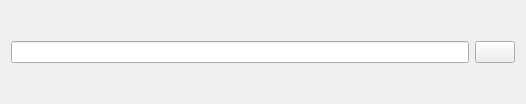
<?xml version="1.0" encoding="UTF-8"?>
<ui version="4.0">
 <class>TodoList::TodoEntry</class>
 <widget class="QWidget" name="TodoList::TodoEntry">
  <property name="geometry">
   <rect>
    <x>0</x>
    <y>0</y>
    <width>526</width>
    <height>104</height>
   </rect>
  </property>
  <property name="sizePolicy">
   <sizepolicy hsizetype="Expanding" vsizetype="Minimum">
    <horstretch>0</horstretch>
    <verstretch>0</verstretch>
   </sizepolicy>
  </property>
  <property name="minimumSize">
   <size>
    <width>0</width>
    <height>0</height>
   </size>
  </property>
  <property name="windowTitle">
   <string>TodoEntry</string>
  </property>
  <layout class="QHBoxLayout" name="horizontalLayout">
   <item>
    <widget class="QLineEdit" name="entry"/>
   </item>
   <item>
    <widget class="QPushButton" name="btn">
     <property name="sizePolicy">
      <sizepolicy hsizetype="Fixed" vsizetype="Fixed">
       <horstretch>0</horstretch>
       <verstretch>0</verstretch>
      </sizepolicy>
     </property>
     <property name="minimumSize">
      <size>
       <width>20</width>
       <height>20</height>
      </size>
     </property>
     <property name="text">
      <string/>
     </property>
     <property name="icon">
      <iconset theme="QIcon::ThemeIcon::EditDelete"/>
     </property>
    </widget>
   </item>
  </layout>
 </widget>
 <resources/>
 <connections/>
</ui>
